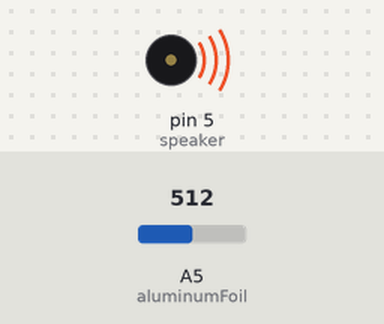
The sketch below on a simulated Arduino Uno, built with avr-gcc and run on an emulated ATmega328P. On the bench: buzzer (waves = sounding). The test bench sets the inputs (shaded band); at power-on: A5 (aluminumFoil) = 512. What the sketch prints to the serial monitor is not drawn.

Above: at 0.26 s.
At 7.04 s:
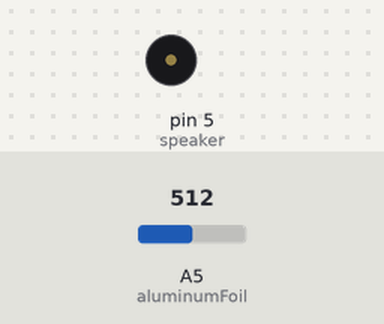
Timing chart, 0 to 8.3 s (numbered marks = the images above):
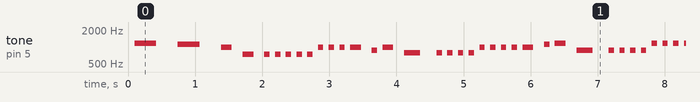

The sketch:

November_Project_Tree_Yoav.ino
```cpp
int speaker = 5;
int aluminumFoil = A5;
int sensorValue;

//notes


int FS = 740;
int G = 784;
int A = 880;
int B = 987;
int CS = 1108;
int D = 1175;
int E = 1318;


void setup() {

  pinMode(speaker, OUTPUT);
  pinMode(aluminumFoil, INPUT);
  digitalWrite(aluminumFoil, HIGH);  //initializes the sensor
  Serial.begin(9600);    //initialize serial port. 9600 is the Arduino stardard communication speed. Tells lilypad to talk to computer at the speed of 9600 bits per second.
}

void loop() {
  sensorValue = analogRead(aluminumFoil);
  Serial.println(sensorValue);  //send sensorValue to computer
  delay(100);  //delay 1/10 of a second. This keeps the computer from crashing when you use println.
  if (sensorValue>1000)
  {

  }
  else
  {
    song();
  }
}


void MakeNote(int NoteNumber, int duration)
{
  // "stacatto" note, on for 1/2 of duration, off for 1/2 of duration
  tone(speaker, NoteNumber);
  delay(duration/2);
  noTone(speaker);
  delay(duration/2);
}

void MakeRest(int duration)
{
  noTone(speaker);
  delay(duration);
}

void song(int duration)
{
  MakeNote(D, duration*4);
  MakeNote(CS,duration*4);
  MakeNote(B, duration*2);
  MakeNote(FS, duration*2);
  MakeNote(FS, duration);
  MakeNote(FS, duration);
  MakeNote(FS, duration);
  MakeNote(FS, duration);
  MakeNote(FS, duration);
  MakeNote(B, duration);
  MakeNote(B, duration);
  MakeNote(B, duration);
  MakeNote(B, duration*2);
  MakeNote(A, duration);
  MakeNote(B, duration*2);
  MakeNote(G, duration*3);
  MakeNote(G, duration);
  MakeNote(G, duration);
  MakeNote(G, duration);
  MakeNote(G, duration);
  MakeNote(B, duration);
  MakeNote(B, duration);
  MakeNote(B, duration);
  MakeNote(B, duration);
  MakeNote(B, duration*2);
  MakeNote(CS, duration);
  MakeNote(D, duration*2);
  MakeNote(A, duration*3);
  MakeNote(A, duration);
  MakeNote(A, duration);
  MakeNote(A, duration);
  MakeNote(A, duration);
  MakeNote(D, duration);
  MakeNote(D, duration);
  MakeNote(D, duration);
  MakeNote(D, duration*2);
  MakeNote(E, duration);
  MakeNote(E, duration*2);
  MakeNote(CS, duration*7);
  MakeNote(D, duration*4);
  MakeNote(CS, duration*4);
  MakeNote(B, duration*8);

}

void song()
{
  int duration = 161; // Change the number here to make the song faster or slower.
  song(duration);
}
```

Measured:
- by itself, tone on pin 5 (speaker): plays 1175 Hz for 0.32 s, 1108 Hz for 0.32 s, 987 Hz for 0.16 s, 740 Hz for 0.16 s, 740 Hz for 0.08 s, 740 Hz for 0.08 s … (425 notes in this stretch)
